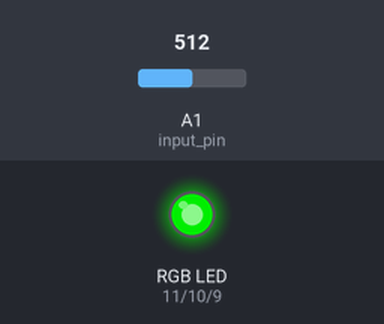
This sketch was run on a simulated Arduino Uno, built with avr-gcc and run on an emulated ATmega328P. On the bench: an RGB LED mixed from three pins (HIGH = lit). Inputs (shaded band) come from the test bench; at power-on: A1 (input_pin) = 512.

Above: at 1.2 s.
1.3 s: A1 (input_pin) set to 594
At 2.0 s:
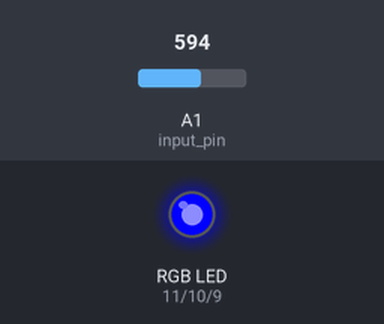
2.8 s: A1 (input_pin) set to 428
At 3.2 s:
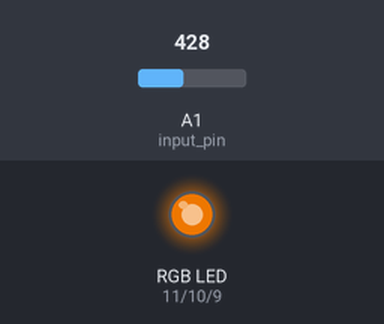
4.3 s: A1 (input_pin) set to 282
At 5.5 s:
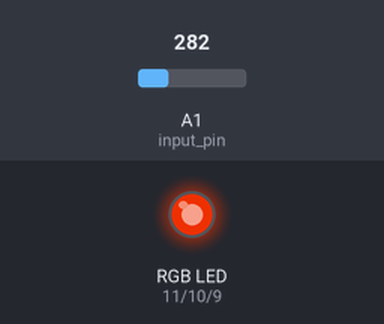
5.8 s: A1 (input_pin) set to 136
At 6.7 s:
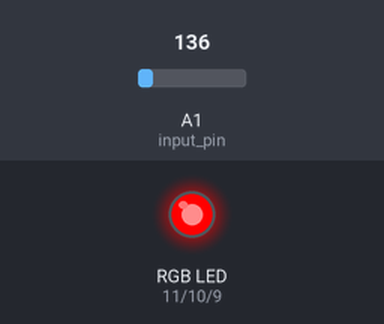
7.3 s: A1 (input_pin) set to 886
At 7.8 s:
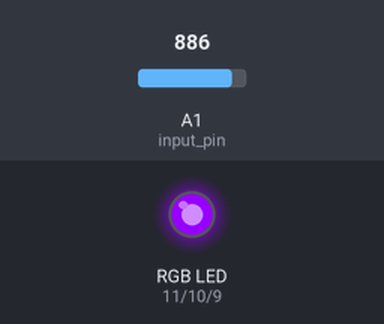
8.8 s: A1 (input_pin) set to 306
At 10.1 s:
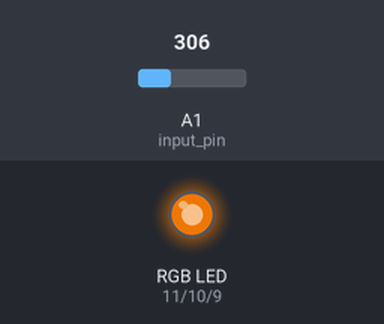
Timing chart, 0 to 11.3 s (numbered marks = the images above; inputs shaded):
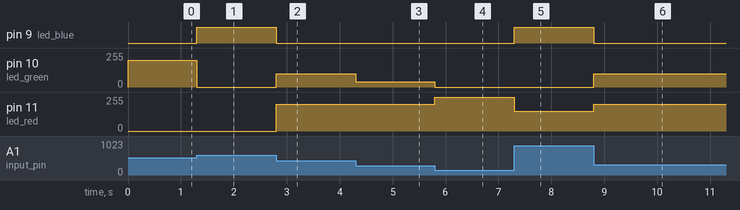

The sketch:

rainbow.ino
```cpp
/*
Rainbow colour mixer
This sketch demonstrates:
Reading analogue input signals
Simple funtion calls
Simulating analogue output using PWM (analogWrite)
Creating colours using RGB
*/

int led_red=11;
int led_green=10;
int led_blue=9;
int input_pin=1;  // analogue pins are labelled A0-A5
int analogue_value;


void setup(){
  pinMode(led_red, OUTPUT);
  pinMode(led_green, OUTPUT);
  pinMode(led_blue, OUTPUT);

}


void setColour(int col){
  // ordinarily we'd use RGB values to mix colours, but in real life, some elements
  // of the RGB led are brighter than others (e.g. green is brighter than red)
  switch(col){
     case 1:  // make the led red (255,0,0)
     analogWrite(led_red,255);
     analogWrite(led_green,0);
     analogWrite(led_blue,0);
     break;

     case 2:  // make the led orange (255,128,0)
     analogWrite(led_red,200);
     analogWrite(led_green,40);
     analogWrite(led_blue,0);
     break;

     case 3:  // make the led yellow (255,255,0)
     analogWrite(led_red,200);
     analogWrite(led_green,100);
     analogWrite(led_blue,0);
     break;

     case 4:  // make the led green (0,255,0)
     analogWrite(led_red,0);
     analogWrite(led_green,200);
     analogWrite(led_blue,0);
     break;

     case 5:  // make the led blue (0,0,255)
     analogWrite(led_red,0);
     analogWrite(led_green,0);
     analogWrite(led_blue,255);
     break;

     case 6:  // make the led indigo (128,0,255)
     analogWrite(led_red,80);
     analogWrite(led_green,0);
     analogWrite(led_blue,255);
     break;

     case 7:  // make the led violet (255,0,255)
     analogWrite(led_red,150);
     analogWrite(led_green,0);
     analogWrite(led_blue,255);
     break;
  }
}

void loop(){
  // we're going to read the input value, then apply it to a range
  // to display the appopriate rainbow colour:
  // 0-146    = red
  // 147-292  = orange
  // 293-438  = yellow
  // 439-584  = green
  // 585-730  = blue
  // 731-876  = indigo
  // 877-1024 = violet

  analogue_value = analogRead(input_pin);   // read the input pin
  if(analogue_value<=146){
     setColour(1);
  }else if (analogue_value<=292){
     setColour(2);
  }else if (analogue_value<=438){
     setColour(3);
  }else if (analogue_value<=584){
     setColour(4);
  }else if (analogue_value<=730){
     setColour(5);
  }else if (analogue_value<=876){
     setColour(6);
  }else if (analogue_value<=1024){
     setColour(7);
  }

}
```

Measured:
- after the input at 1.3 s, pin 9 (led_blue): LOW → HIGH at once; pin 10 (led_green): 200/255 → 0/255 at once
- after the input at 2.8 s, pin 9 (led_blue): HIGH → LOW at once; pin 10 (led_green): 0/255 → 100/255 at once; pin 11 (led_red): 0/255 → 200/255 at once
- after the input at 4.3 s, pin 10 (led_green): 100/255 → 40/255 at once
- after the input at 5.8 s, pin 10 (led_green): 40/255 → 0/255 at once; pin 11 (led_red): 200/255 → 255/255 at once
- after the input at 7.3 s, pin 9 (led_blue): LOW → HIGH at once; pin 11 (led_red): 255/255 → 150/255 at once
- after the input at 8.8 s, pin 9 (led_blue): HIGH → LOW at once; pin 10 (led_green): 0/255 → 100/255 at once; pin 11 (led_red): 150/255 → 200/255 at once
